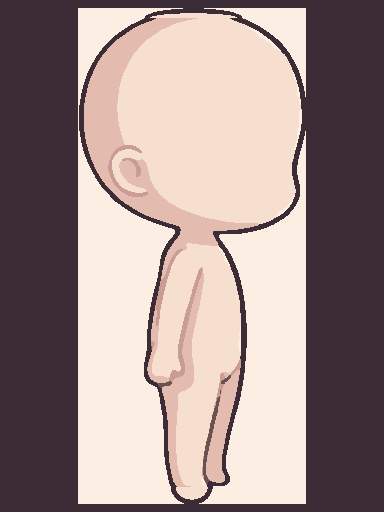
#> input picture review-apk/web/src/game/art/base/dir_E.png, 384 x 512 px
$ python -i crisp.py   (imports and definitions only)
#> lines starting #> are read from the running program, lines starting #| are printed output that depends on the picture
#> further down, picture is the input picture: shape (512, 384, 3); mean B, G, R 139.3, 142.3, 160.6
"""Re-trace a flat/cel-shaded reference cut-out into crisp, smooth, high-resolution art.

Pipeline: upscale -> k-means palette -> one-hot class maps -> Gaussian smooth -> argmax
(smooth region boundaries like a vector trace) -> flat palette fill -> supersampled alpha.
"""
import cv2, numpy as np


def cutout(bgr, near_white=185, chroma=14, seal=0):
    """Alpha mask of the figure: everything not connected-neutral-white to the border.
    seal > 0: gaps in the dark outline up to ~2*seal px are closed first, so a white figure (white hair / robe) whose outline is not fully closed does not leak into the background."""
#> called with near_white = 185, chroma = 14, seal = 0
    h, w = bgr.shape[:2]
#> h = 512; w = 384
    mx = bgr.max(axis=2).astype(int); mn = bgr.min(axis=2).astype(int)
#> after `mx = bgr.max(axis=2).astype(int)`:
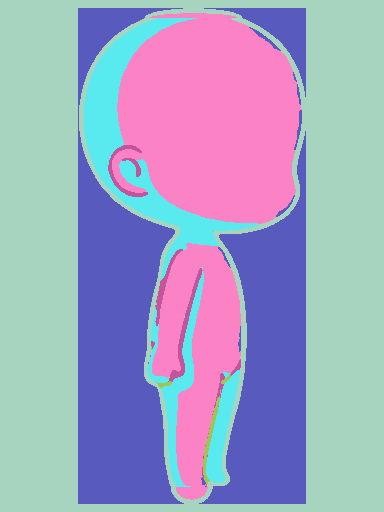
#> mx: shape (512, 384) int64; 6 distinct labels, from 59 to 252; one colour per label, 0 black
#> after `mn = bgr.min(axis=2).astype(int)`:
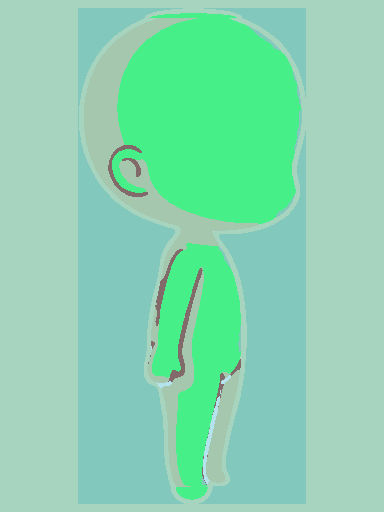
#> mn: shape (512, 384) int64; 6 distinct labels, from 44 to 226; one colour per label, 0 black
    neutral = (((mx - mn) < chroma) & (mn > near_white)).astype(np.uint8)
#> neutral: shape (512, 384); every value is 0
    if seal:
        edge = (mx < 150).astype(np.uint8); edge = cv2.morphologyEx(edge, cv2.MORPH_CLOSE, cv2.getStructuringElement(cv2.MORPH_ELLIPSE, (2 * seal + 1, 2 * seal + 1)))
        neutral[edge > 0] = 0
    pad = cv2.copyMakeBorder(neutral, 1, 1, 1, 1, cv2.BORDER_CONSTANT, value=1)
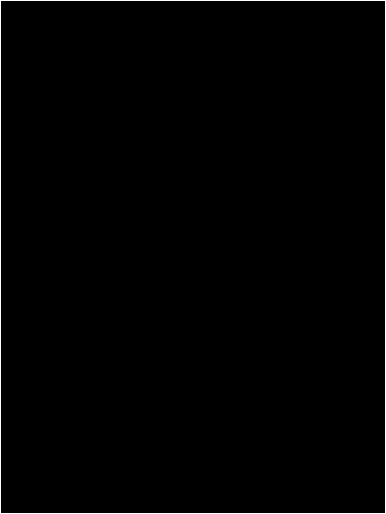
#> pad: shape (514, 386); values 0 (black) and 1 (white), 0.91% white in thin lines or dots
    mask = np.zeros((h + 4, w + 4), np.uint8)
    cv2.floodFill(pad, mask, (0, 0), 2)
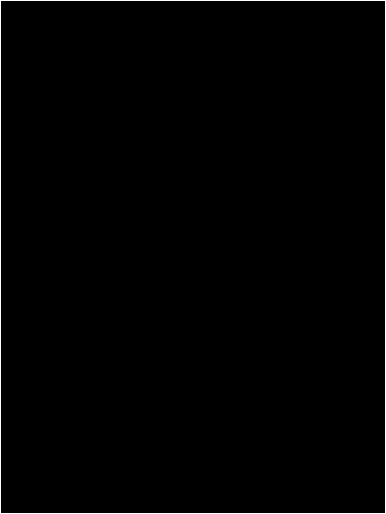
#> pad: shape (514, 386); values 0 (black) and 2 (white), 0.91% white in thin lines or dots
    fg = (pad[1:-1, 1:-1] != 2).astype(np.uint8) * 255
#> fg: shape (512, 384); every value is 255
    fg = cv2.morphologyEx(fg, cv2.MORPH_OPEN, np.ones((3, 3), np.uint8))
    n, lab, st, _ = cv2.connectedComponentsWithStats(fg)
#> lab: shape (512, 384) int32; every value is 1
#> n = 2; st = [[-1, 2147483647, 0, 0, 0], [0, 0, 384, 512, 196608]]
    if n > 1:
        fg = ((lab == 1 + np.argmax(st[1:, cv2.CC_STAT_AREA])) * 255).astype(np.uint8)
    inv = 255 - fg; ff = inv.copy(); m2 = np.zeros((h + 2, w + 2), np.uint8)
    cv2.floodFill(ff, m2, (0, 0), 0)
    return fg | ff


def crisp(bgr, fg, scale=6, k=6, sigma=2.2, seed=1):
    """Return BGRA at `scale`x with smooth flat-palette regions."""
    h, w = bgr.shape[:2]
    up = cv2.resize(bgr, (w * scale, h * scale), interpolation=cv2.INTER_CUBIC)
    a = cv2.resize(fg, (w * scale, h * scale), interpolation=cv2.INTER_CUBIC)
    a = cv2.GaussianBlur(a, (0, 0), scale * 0.45)
    a = np.clip((a.astype(np.float32) - 127) * 3.2 + 127, 0, 255).astype(np.uint8)
    inside = a > 127
    # pre-clean JPEG noise while keeping edges
    cl = cv2.bilateralFilter(up, 9, 22, 6)
    data = cl[inside].reshape(-1, 3).astype(np.float32)
    if len(data) > 200000:
        rng = np.random.default_rng(seed); sub = data[rng.choice(len(data), 200000, replace=False)]
    else:
        sub = data
    cv2.setRNGSeed(seed)
    _, _, centers = cv2.kmeans(sub, k, None, (cv2.TERM_CRITERIA_EPS + cv2.TERM_CRITERIA_MAX_ITER, 30, 0.5), 3, cv2.KMEANS_PP_CENTERS)
    # assign every pixel to nearest centre (chunked)
    H, W = up.shape[:2]
    flat = cl.reshape(-1, 3).astype(np.float32)
    d = np.empty((flat.shape[0], k), np.float32)
    for i in range(k):
        d[:, i] = ((flat - centers[i]) ** 2).sum(1)
    lab = d.argmin(1).reshape(H, W)
    # smooth boundaries: blur each one-hot map, argmax
    best = np.full((H, W), -1.0, np.float32); out = np.zeros((H, W), np.int32)
    for i in range(k):
        m = cv2.GaussianBlur((lab == i).astype(np.float32), (0, 0), sigma * scale / 2)
        upd = m > best; best[upd] = m[upd]; out[upd] = i
    rgb = centers[out].astype(np.uint8)
    return np.dstack([rgb, a]), centers


def tight_crop(bgra, pad=12):
    ys, xs = np.where(bgra[:, :, 3] > 8)
    return bgra[max(0, ys.min() - pad):ys.max() + pad + 1, max(0, xs.min() - pad):xs.max() + pad + 1]

>>> import cv2
>>> picture = cv2.imread('../../review-apk/web/src/game/art/base/dir_E.png')
>>> result = cutout(picture)

$ run again, on review-apk/web/src/game/art/base/dir_NE.png
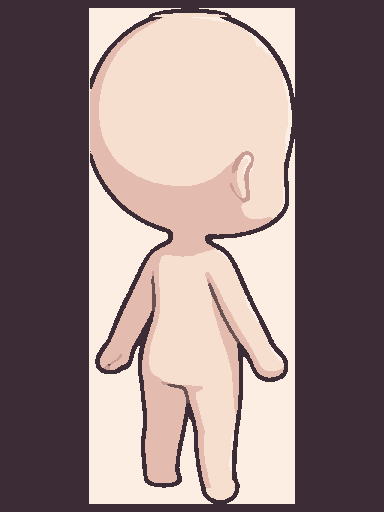
#> input picture review-apk/web/src/game/art/base/dir_NE.png, 384 x 512 px
#> picture is the input picture: shape (512, 384, 3); mean B, G, R 127.7, 129.3, 148.2
#> in cutout, `mx = bgr.max(axis=2).astype(int)`:
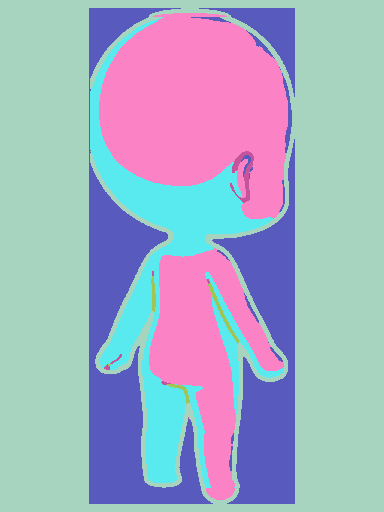
#> mx: shape (512, 384) int64; 6 distinct labels, from 59 to 252; one colour per label, 0 black
#> in cutout, `mn = bgr.min(axis=2).astype(int)`:
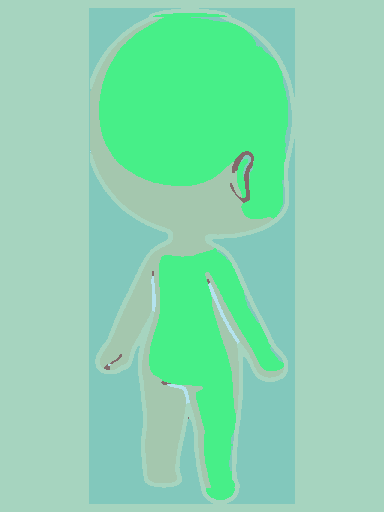
#> mn: shape (512, 384) int64; 6 distinct labels, from 44 to 226; one colour per label, 0 black
#> neutral: shape (512, 384); every value is 0
#> fg: shape (512, 384); every value is 255
#> lab: shape (512, 384) int32; every value is 1
#> n = 2; st = [[-1, 2147483647, 0, 0, 0], [0, 0, 384, 512, 196608]]
